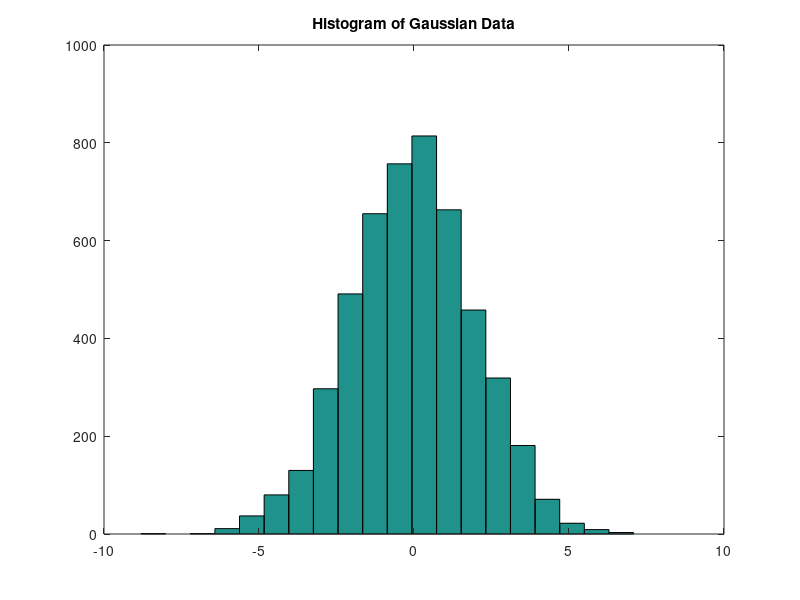

The MATLAB source for this figure:
% Generate the random Gaussian data
r_data = 2*randn(5000,1)+ 0.0;
hist(r_data, 20)
title('Histogram of Gaussian Data')
